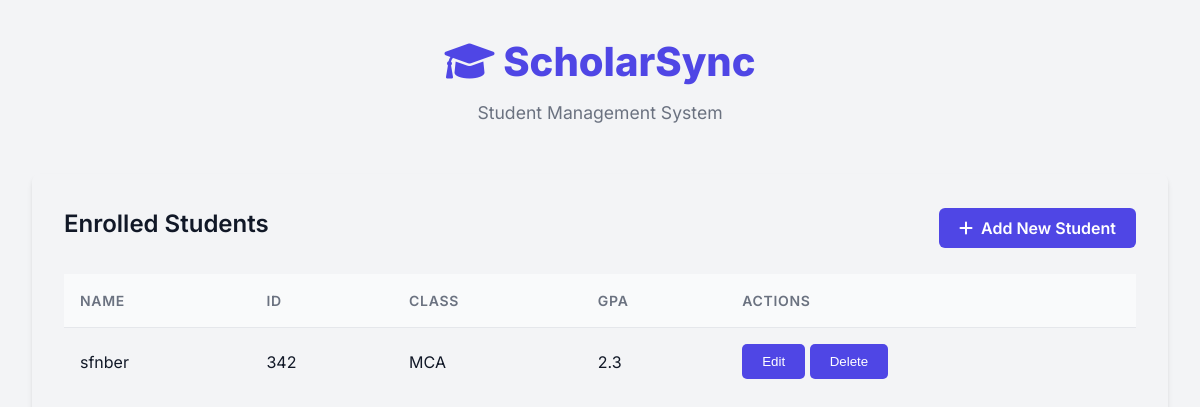
Before: /home/ with the older database file.
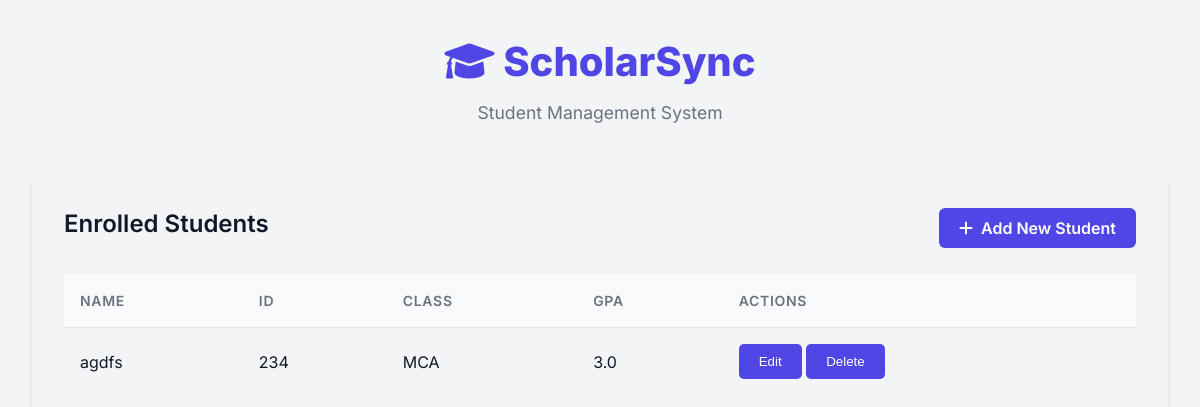
After: the same page with the newer database file.
### students/models.py (models this page shows, shortened)
class Student(models.Model):
    sname = models.CharField(max_length=15)
    sid = models.IntegerField()
    course = models.CharField(max_length=15)
    gpa = models.FloatField()

### students/views.py (the view)
# urls.py: 2. Add a URL to urlpatterns:  path('', views.home, name='home')
def home(request):
    students = Student.objects.all()
    return render(request,'students/homepage.html',{"students":students})

### students/templates/students/homepage.html (shortened to what this page needs)
  {% load static %}
<!DOCTYPE html>
<html lang="en">
<head>
    {% load static %}
  <link rel="stylesheet" href="{% static 'students/css/homepage.css' %}">
    <link rel="stylesheet" href="https://cdnjs.cloudflare.com/ajax/libs/font-awesome/6.0.0/css/all.min.css">
</head>
<body>
    <div class="container">
        <header>
            <h1><i class="fas fa-graduation-cap"></i> ScholarSync</h1>
            <p>Student Management System</p>
        </header>
        <main>
            <section class="student-list-section">
                <div style="display: flex; justify-content: space-between; align-items: center; margin-bottom: 1.5rem;">
                    <h2 style="margin-bottom: 0; border: none;">Enrolled Students</h2>
                    <a href="{% url 'add' %}" class="btn-primary" style="width: auto; text-decoration: none;">
                        <i class="fas fa-plus"></i> Add New Student
                    </a>
                </div>
                <div class="table-container">
                    <table id="student-table">
                        <thead>
                            <tr>
                                <th>Name</th>
                                <th>ID</th>
                                <th>Class</th>
                                <th>GPA</th>
                                <th>Actions</th>
                            </tr>
                        </thead>
                            <tbody id="student-list">
                                    {% for s in students %}
                                    <tr>
                                    <td>{{ s.sname}}</td>
                                    <td>{{ s.sid }}</td>
                                    <td>{{ s.course }}</td>
                                    <td>{{ s.gpa }}</td>
                                    <td>
                                        <button style="background-color: #4f46e5; color: white; padding:
                                        10px 20px; border: none; border-radius: 5px;">
                                        <a href="{% url 'edit' s.id %} " style="text-decoration: none; color:white">Edit</a></button>
                                        <button style="background-color: #4f46e5; color: white; padding:
                                        10px 20px; border: none; border-radius: 5px;">
                                        <a href="{% url 'delete' s.id %}" style="text-decoration: none; color:white">Delete</a></button>
                                    </td>
                                    </tr>
                                    {% endfor %}
                            </tbody>
                    </table>
                </div>
            </section>
        </main>
    </div>
</body>
</html>

### students/static/students/css/homepage.css (style rules this page uses)
:root { --primary-color: #4f46e5; --primary-hover: #4338ca; --secondary-color: #10b981; --danger-color: #ef4444; --background-color: #f3f4f6; --card-bg: #ffffff; --text-primary: #111827; --text-secondary: #6b7280; --border-color: #e5e7eb; --shadow-sm: 0 1px 2px 0 rgba(0, 0, 0, 0.05); --shadow-md: 0 4px 6px -1px rgba(0, 0, 0, 0.1), 0 2px 4px -1px rgba(0, 0, 0, 0.06); --radius: 0.5rem; }
* { margin: 0; padding: 0; box-sizing: border-box; }
body { font-family: 'Inter', sans-serif; background-color: var(--background-color); color: var(--text-primary); line-height: 1.5; -webkit-font-smoothing: antialiased; }
.container { max-width: 1200px; margin: 0 auto; padding: 2rem; }
header { text-align: center; margin-bottom: 3rem; }
header h1 { font-size: 2.5rem; font-weight: 800; color: var(--primary-color); margin-bottom: 0.5rem; }
header p { color: var(--text-secondary); font-size: 1.1rem; }
main { display: grid; grid-template-columns: 1fr; gap: 2rem; }
@media (min-width: 768px) { main { grid-template-columns: 250px 1fr; } }
section { max-width: 100%; margin: 0 auto; padding: 2rem; border-radius: var(--radius); box-shadow: var(--shadow-md); height: fit-content; grid-column: 1 / -1; width: 100%; }
section h2 { font-size: 1.5rem; font-weight: 600; margin-bottom: 1.5rem; padding-bottom: 0.5rem; border-bottom: 2px solid var(--border-color); color: var(--text-primary); }
.btn-primary { width: 100%; padding: 0.75rem; background-color: var(--primary-color); color: white; border: none; border-radius: var(--radius); font-weight: 600; cursor: pointer; transition: background-color 0.2s; display: flex; align-items: center; justify-content: center; gap: 0.5rem; }
.table-container { overflow-x: auto; }
table { width: 100%; border-collapse: collapse; }
th, td { padding: 1rem; text-align: left; border-bottom: 1px solid var(--border-color); }
th { font-weight: 600; color: var(--text-secondary); background-color: #f9fafb; font-size: 0.875rem; text-transform: uppercase; letter-spacing: 0.05em; }
tr:last-child td { border-bottom: none; }
tbody tr { animation: slideIn 0.3s ease-out forwards; }
.btn-primary { height: 40px; padding: 0 20px; background-color: #4f46e5; color: white; border: none; border-radius: 6px; cursor: pointer; }

Changed rows visible on the page:
removed Student: sname "sfnber", sid "342", course "MCA", gpa "2.3"
added Student: sname "agdfs", sid "234", course "MCA", gpa "3.0"
